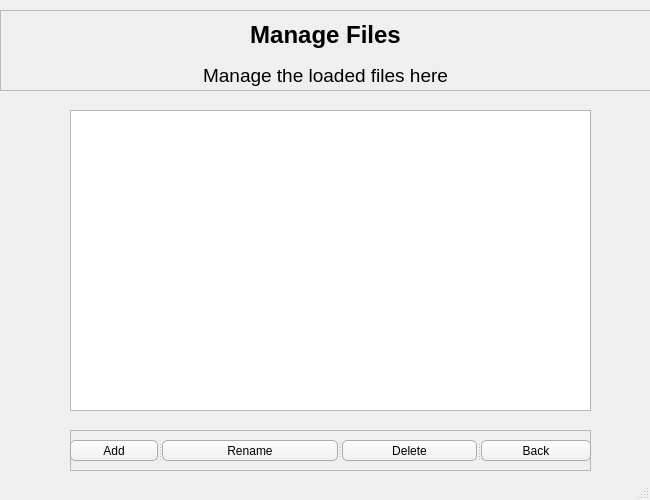
<?xml version="1.0" encoding="UTF-8"?>
<ui version="4.0">
 <class>ManageFilesWindow</class>
 <widget class="QMainWindow" name="ManageFilesWindow">
  <property name="geometry">
   <rect>
    <x>0</x>
    <y>0</y>
    <width>650</width>
    <height>500</height>
   </rect>
  </property>
  <property name="minimumSize">
   <size>
    <width>650</width>
    <height>500</height>
   </size>
  </property>
  <property name="maximumSize">
   <size>
    <width>650</width>
    <height>500</height>
   </size>
  </property>
  <property name="windowTitle">
   <string>MainWindow</string>
  </property>
  <property name="windowIcon">
   <iconset>
    <normaloff>../icon.ico</normaloff>../icon.ico</iconset>
  </property>
  <widget class="QWidget" name="centralwidget">
   <widget class="QFrame" name="frame">
    <property name="geometry">
     <rect>
      <x>0</x>
      <y>10</y>
      <width>651</width>
      <height>81</height>
     </rect>
    </property>
    <property name="frameShape">
     <enum>QFrame::StyledPanel</enum>
    </property>
    <property name="frameShadow">
     <enum>QFrame::Raised</enum>
    </property>
    <widget class="QLabel" name="manageFilesLabel">
     <property name="geometry">
      <rect>
       <x>0</x>
       <y>10</y>
       <width>651</width>
       <height>31</height>
      </rect>
     </property>
     <property name="font">
      <font>
       <pointsize>18</pointsize>
      </font>
     </property>
     <property name="text">
      <string>&lt;html&gt;&lt;head/&gt;&lt;body&gt;&lt;p align=&quot;center&quot;&gt;&lt;span style=&quot;font-weight:600;&quot;&gt;Manage Files&lt;/span&gt;&lt;/p&gt;&lt;/body&gt;&lt;/html&gt;</string>
     </property>
    </widget>
    <widget class="QLabel" name="manageFilesLabel_2">
     <property name="geometry">
      <rect>
       <x>0</x>
       <y>50</y>
       <width>651</width>
       <height>31</height>
      </rect>
     </property>
     <property name="font">
      <font>
       <pointsize>18</pointsize>
      </font>
     </property>
     <property name="text">
      <string>&lt;html&gt;&lt;head/&gt;&lt;body&gt;&lt;p align=&quot;center&quot;&gt;&lt;span style=&quot;font-size:14pt;&quot;&gt;Manage the loaded files here&lt;/span&gt;&lt;/p&gt;&lt;/body&gt;&lt;/html&gt;</string>
     </property>
    </widget>
   </widget>
   <widget class="QFrame" name="frame_2">
    <property name="geometry">
     <rect>
      <x>70</x>
      <y>110</y>
      <width>521</width>
      <height>301</height>
     </rect>
    </property>
    <property name="frameShape">
     <enum>QFrame::StyledPanel</enum>
    </property>
    <property name="frameShadow">
     <enum>QFrame::Raised</enum>
    </property>
    <widget class="QTreeView" name="manageFilesTreeView">
     <property name="geometry">
      <rect>
       <x>0</x>
       <y>0</y>
       <width>521</width>
       <height>301</height>
      </rect>
     </property>
    </widget>
   </widget>
   <widget class="QFrame" name="frame_3">
    <property name="geometry">
     <rect>
      <x>70</x>
      <y>430</y>
      <width>521</width>
      <height>41</height>
     </rect>
    </property>
    <property name="frameShape">
     <enum>QFrame::StyledPanel</enum>
    </property>
    <property name="frameShadow">
     <enum>QFrame::Raised</enum>
    </property>
    <widget class="QSplitter" name="splitter">
     <property name="geometry">
      <rect>
       <x>0</x>
       <y>10</y>
       <width>521</width>
       <height>21</height>
      </rect>
     </property>
     <property name="orientation">
      <enum>Qt::Horizontal</enum>
     </property>
     <widget class="QPushButton" name="addFileBtn">
      <property name="styleSheet">
       <string notr="true">QPushButton {
    border-radius: 5px;
    border: 1px solid rgb(171, 171, 171);
    background: qlineargradient(spread:pad, x1:0, y1:0, x2:0, y2:1, stop:0 rgba(253, 253, 253, 255), stop:1 rgba(239, 239, 239, 255));
}

QPushButton:hover {
    background: qlineargradient(spread:pad, x1:0, y1:0, x2:0, y2:1, stop:0 rgba(239, 239, 239, 255), stop:1 rgba(253, 253, 253, 255));
    border: 1px solid rgb(171, 171, 171); /* Optional: Add border color on hover */
}</string>
      </property>
      <property name="text">
       <string>Add</string>
      </property>
     </widget>
     <widget class="QPushButton" name="renameFileBtn">
      <property name="styleSheet">
       <string notr="true">QPushButton {
    border-radius: 5px;
    border: 1px solid rgb(171, 171, 171);
    background: qlineargradient(spread:pad, x1:0, y1:0, x2:0, y2:1, stop:0 rgba(253, 253, 253, 255), stop:1 rgba(239, 239, 239, 255));
}

QPushButton:hover {
    background: qlineargradient(spread:pad, x1:0, y1:0, x2:0, y2:1, stop:0 rgba(239, 239, 239, 255), stop:1 rgba(253, 253, 253, 255));
    border: 1px solid rgb(171, 171, 171); /* Optional: Add border color on hover */
}</string>
      </property>
      <property name="text">
       <string>Rename</string>
      </property>
     </widget>
     <widget class="QPushButton" name="deleteFileBtn">
      <property name="styleSheet">
       <string notr="true">QPushButton {
    border-radius: 5px;
    border: 1px solid rgb(171, 171, 171);
    background: qlineargradient(spread:pad, x1:0, y1:0, x2:0, y2:1, stop:0 rgba(253, 253, 253, 255), stop:1 rgba(239, 239, 239, 255));
}

QPushButton:hover {
    background: qlineargradient(spread:pad, x1:0, y1:0, x2:0, y2:1, stop:0 rgba(239, 239, 239, 255), stop:1 rgba(253, 253, 253, 255));
    border: 1px solid rgb(171, 171, 171); /* Optional: Add border color on hover */
}</string>
      </property>
      <property name="text">
       <string>Delete</string>
      </property>
     </widget>
     <widget class="QPushButton" name="exitManageFilesBtn">
      <property name="styleSheet">
       <string notr="true">QPushButton {
    border-radius: 5px;
    border: 1px solid rgb(171, 171, 171);
    background: qlineargradient(spread:pad, x1:0, y1:0, x2:0, y2:1, stop:0 rgba(253, 253, 253, 255), stop:1 rgba(239, 239, 239, 255));
}

QPushButton:hover {
    background: qlineargradient(spread:pad, x1:0, y1:0, x2:0, y2:1, stop:0 rgba(239, 239, 239, 255), stop:1 rgba(253, 253, 253, 255));
    border: 1px solid rgb(171, 171, 171); /* Optional: Add border color on hover */
}</string>
      </property>
      <property name="text">
       <string>Back</string>
      </property>
     </widget>
    </widget>
   </widget>
  </widget>
  <widget class="QStatusBar" name="statusbar"/>
 </widget>
 <resources/>
 <connections/>
</ui>
